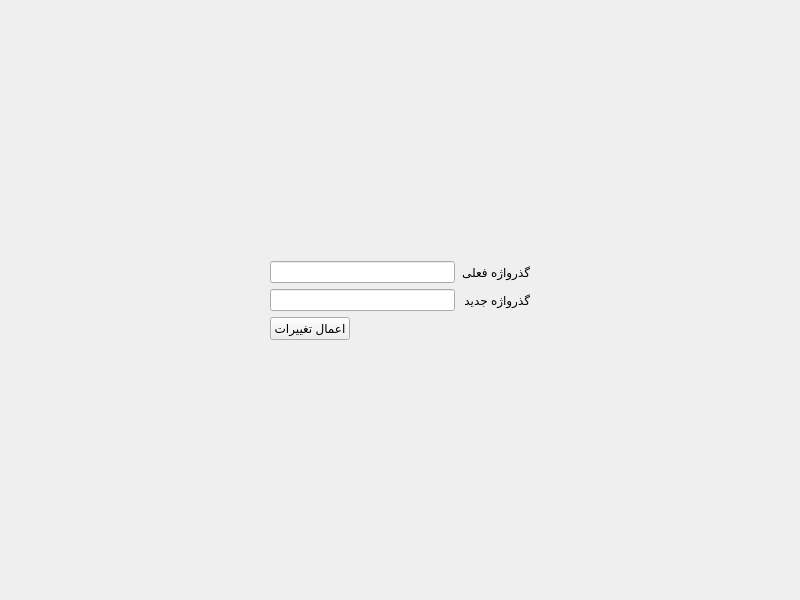
<?xml version="1.0" encoding="UTF-8"?>
<ui version="4.0">
 <class>ChangePasswordForm</class>
 <widget class="QWidget" name="ChangePasswordForm">
  <property name="geometry">
   <rect>
    <x>0</x>
    <y>0</y>
    <width>800</width>
    <height>600</height>
   </rect>
  </property>
  <property name="windowTitle">
   <string>تغییر گذرواژه</string>
  </property>
  <property name="layoutDirection">
   <enum>Qt::RightToLeft</enum>
  </property>
  <layout class="QGridLayout" name="gridLayout_3">
   <item row="0" column="0">
    <layout class="QGridLayout" name="GL_Form">
     <item row="0" column="1">
      <spacer name="verticalSpacer">
       <property name="orientation">
        <enum>Qt::Vertical</enum>
       </property>
       <property name="sizeHint" stdset="0">
        <size>
         <width>20</width>
         <height>40</height>
        </size>
       </property>
      </spacer>
     </item>
     <item row="1" column="0">
      <spacer name="horizontalSpacer_2">
       <property name="orientation">
        <enum>Qt::Horizontal</enum>
       </property>
       <property name="sizeHint" stdset="0">
        <size>
         <width>40</width>
         <height>20</height>
        </size>
       </property>
      </spacer>
     </item>
     <item row="1" column="1">
      <layout class="QGridLayout" name="GL_Pass">
       <item row="1" column="0">
        <widget class="QLabel" name="L_newPass">
         <property name="text">
          <string>گذرواژه جدید</string>
         </property>
         <property name="buddy">
          <cstring>LE_newPass</cstring>
         </property>
        </widget>
       </item>
       <item row="0" column="0">
        <widget class="QLabel" name="L_curPass">
         <property name="text">
          <string>گذرواژه فعلی</string>
         </property>
         <property name="buddy">
          <cstring>LE_curPass</cstring>
         </property>
        </widget>
       </item>
       <item row="0" column="1">
        <widget class="QLineEdit" name="LE_curPass">
         <property name="echoMode">
          <enum>QLineEdit::Password</enum>
         </property>
        </widget>
       </item>
       <item row="1" column="1">
        <widget class="QLineEdit" name="LE_newPass">
         <property name="echoMode">
          <enum>QLineEdit::Password</enum>
         </property>
        </widget>
       </item>
       <item row="2" column="1">
        <layout class="QHBoxLayout" name="HL_Commit">
         <item>
          <spacer name="horizontalSpacer">
           <property name="orientation">
            <enum>Qt::Horizontal</enum>
           </property>
           <property name="sizeHint" stdset="0">
            <size>
             <width>40</width>
             <height>20</height>
            </size>
           </property>
          </spacer>
         </item>
         <item>
          <widget class="QPushButton" name="PB_Commit">
           <property name="text">
            <string>اعمال تغییرات</string>
           </property>
          </widget>
         </item>
        </layout>
       </item>
      </layout>
     </item>
     <item row="1" column="2">
      <spacer name="horizontalSpacer_3">
       <property name="orientation">
        <enum>Qt::Horizontal</enum>
       </property>
       <property name="sizeHint" stdset="0">
        <size>
         <width>40</width>
         <height>20</height>
        </size>
       </property>
      </spacer>
     </item>
     <item row="2" column="1">
      <spacer name="verticalSpacer_2">
       <property name="orientation">
        <enum>Qt::Vertical</enum>
       </property>
       <property name="sizeHint" stdset="0">
        <size>
         <width>20</width>
         <height>40</height>
        </size>
       </property>
      </spacer>
     </item>
    </layout>
   </item>
  </layout>
 </widget>
 <tabstops>
  <tabstop>LE_curPass</tabstop>
  <tabstop>LE_newPass</tabstop>
  <tabstop>PB_Commit</tabstop>
 </tabstops>
 <resources/>
 <connections/>
</ui>
